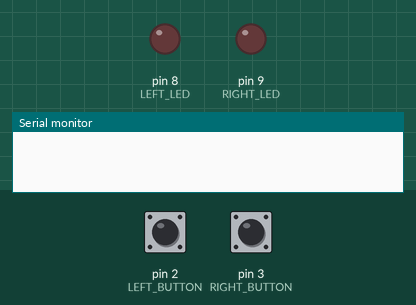
Simulated run of this sketch. Board: Arduino Uno, built with avr-gcc and run on an emulated ATmega328P. On the bench: output pins drawn as LEDs (lit = HIGH), the last lines printed to the serial monitor. Dashed ring = blinking. Inputs (shaded band) come from the test bench; at power-on: pin 2 (LEFT_BUTTON) HIGH, pin 3 (RIGHT_BUTTON) HIGH.

Above: at 1.2 s.
1.3 s: pin 2 (LEFT_BUTTON) pulled LOW for 1 s
At 3.0 s:
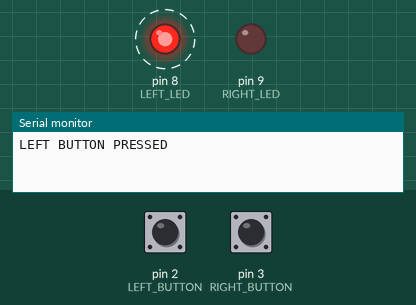
5.3 s: pin 3 (RIGHT_BUTTON) pulled LOW for 1 s
At 6.9 s:
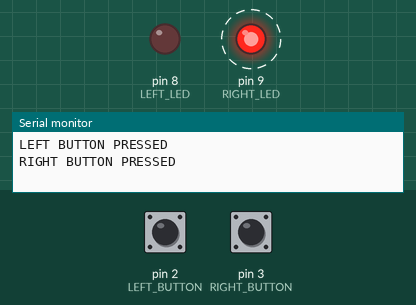
9.3 s: pin 2 (LEFT_BUTTON) pulled LOW for 3.2 s
At 10.1 s:
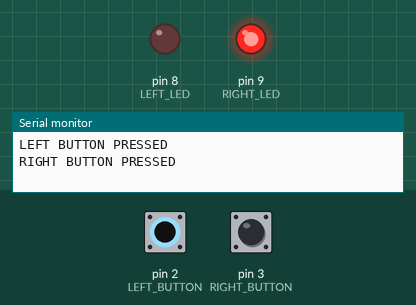
14.0 s: pin 3 (RIGHT_BUTTON) pulled LOW for 3.2 s
At 16.3 s:
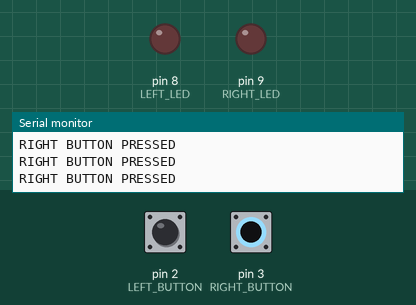
18.7 s: pin 2 (LEFT_BUTTON) driven LOW and pin 3 (RIGHT_BUTTON) driven LOW
At 20.31 s:
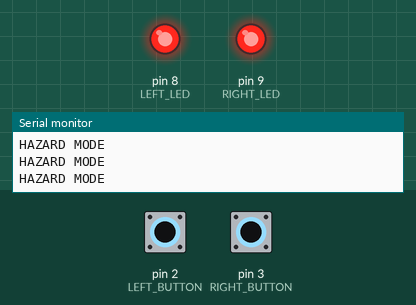
21.7 s: pin 3 (RIGHT_BUTTON) driven HIGH
At 22.8 s:
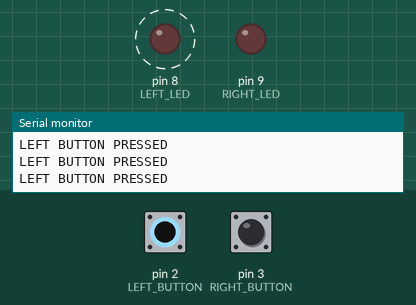
Timing chart, 0 to 25.7 s (numbered marks = the images above; inputs shaded):
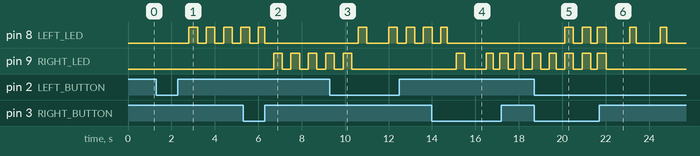

Measured:
- after the input at 1.3 s, pin 8 (LEFT_LED): alternates HIGH for 0.40 s and LOW for 0.40 s, starting after 1.5 s
- after the input at 5.3 s, pin 9 (RIGHT_LED): alternates HIGH for 0.40 s and LOW for 0.40 s, starting after 1.4 s
- after the input at 9.3 s, pin 8 (LEFT_LED): goes HIGH 0.40 s, LOW 1.0 s, HIGH 0.40 s, LOW 0.40 s, HIGH 0.40 s, LOW 0.40 s, then HIGH, starting after 1.3 s; pin 9 (RIGHT_LED): goes on until 10.3 s, then stays LOW
- after the input at 14.0 s, pin 9 (RIGHT_LED): LOW → HIGH after 1.1 s, → LOW 0.40 s later, → HIGH 1.0 s later, → LOW 0.30 s later, … (9 changes in this stretch)
- after the input at 18.7 s, pin 8 (LEFT_LED): goes HIGH 0.40 s, LOW 0.40 s, HIGH 0.40 s, LOW 0.30 s, then HIGH, starting after 1.4 s
- after the input at 21.7 s, pin 9 (RIGHT_LED): goes on until 22.0 s, then stays LOW

The sketch:

sketch.ino
```cpp
#define LEFT_BUTTON 2
#define RIGHT_BUTTON 3
#define LEFT_LED 8
#define RIGHT_LED 9

int state = 0;
bool blinkState = false;

unsigned long lastBlink = 0;
int leftPressTime = 0;
int rightPressTime = 0;

void setup() {

  pinMode(LEFT_BUTTON, INPUT_PULLUP);
  pinMode(RIGHT_BUTTON, INPUT_PULLUP);

  pinMode(LEFT_LED, OUTPUT);
  pinMode(RIGHT_LED, OUTPUT);

  Serial.begin(9600);
}

void loop() {

  int left = digitalRead(LEFT_BUTTON);
  int right = digitalRead(RIGHT_BUTTON);

  if(left == LOW)
    leftPressTime++;
  else
    leftPressTime = 0;

  if(right == LOW)
    rightPressTime++;
  else
    rightPressTime = 0;

  // Hazard mode
  if(leftPressTime >= 10 && rightPressTime >= 10){
    state = 3;
    Serial.println("HAZARD MODE");
  }

  // Left indicator
  else if(leftPressTime >= 10){
    if(state == 1)
      state = 0;
    else
      state = 1;

    Serial.println("LEFT BUTTON PRESSED");
  }

  // Right indicator
  else if(rightPressTime >= 10){
    if(state == 2)
      state = 0;
    else
      state = 2;

    Serial.println("RIGHT BUTTON PRESSED");
  }

  if(millis() - lastBlink > 300){

    lastBlink = millis();
    blinkState = !blinkState;

    if(state == 1){
      digitalWrite(LEFT_LED, blinkState);
      digitalWrite(RIGHT_LED, LOW);
    }

    else if(state == 2){
      digitalWrite(RIGHT_LED, blinkState);
      digitalWrite(LEFT_LED, LOW);
    }

    else if(state == 3){
      digitalWrite(LEFT_LED, blinkState);
      digitalWrite(RIGHT_LED, blinkState);
    }

    else{
      digitalWrite(LEFT_LED, LOW);
      digitalWrite(RIGHT_LED, LOW);
    }
  }

  delay(100);
}
```
